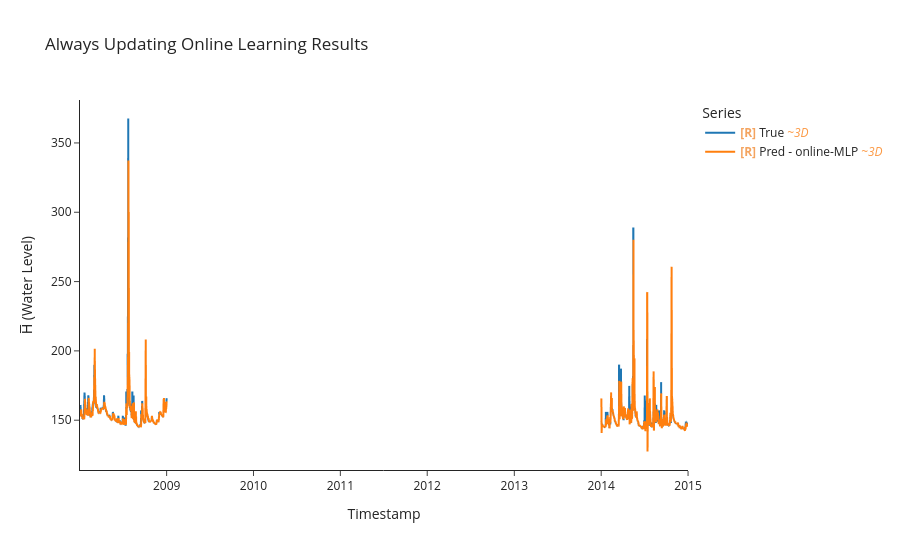

This figure's notebook cell:
### Markdown cell above
## Testing Always updating
See model behaviour if we allowed it to learn on the fly from the testing data.<br>
**conclusion**<br>
Model's performance metrics went up as we all model to optimize and generalize more. In contarst model ability to adapt in lowered.<br>
We need to investigate more about optimizers and the adaptability, generalization trade-off.

### Code cell
# Testing with always updating 
model, optimizer, criterion = build_mlp(LOOKBACK*N_FEATURES, HORIZON)
y_true, y_pred, time_indices, cutom_adam_batch_losses = uf.train_model_online(model, optimizer,criterion,
                                                                              test_ds, test_df,
                                                                              LOOKBACK, HORIZON, BATCH_SIZE)
#training results
uf.calculate_metrics_and_plot({"online-MLP": (y_true, y_pred, time_indices)}, 
                              plot_title="Always Updating Online Learning Results")

### Figure 1 — Plotly figure (JSON) as saved in the notebook; plotly's stock layout.template omitted (floating-point values rounded to 4 significant figures; data arrays with more than 128 entries replaced by an {"elided": "..."} marker saying what was removed)
{"data": [{"hovertemplate": "Legend=True<br>Timestamp=%{x}<br>H̅ (Water Level)=%{y}<extra></extra>", "legendgroup": "True", "line": {"color": "#1f77b4", "dash": "solid", "width": 2}, "marker": {"symbol": "circle"}, "mode": "lines", "name": "<b style=\"color:sandybrown\">[R]</b> True <i style=\"color:#fc9944\">~3D</i>", "showlegend": true, "type": "scattergl", "uid": "43092d9b-fb55-41f5-beb2-3c3d981cd6c2", "x": {"elided": "1001 str values"}, "xaxis": "x", "y": {"elided": "1001 float values"}, "yaxis": "y"}, {"hovertemplate": "Legend=Pred - online-MLP<br>Timestamp=%{x}<br>H̅ (Water Level)=%{y}<extra></extra>", "legendgroup": "Pred - online-MLP", "line": {"color": "#ff7f0e", "dash": "solid", "width": 2}, "marker": {"symbol": "circle"}, "mode": "lines", "name": "<b style=\"color:sandybrown\">[R]</b> Pred - online-MLP <i style=\"color:#fc9944\">~3D</i>", "showlegend": true, "type": "scattergl", "uid": "e3e6f923-89f2-4d5d-98ab-908bc3843a4e", "x": {"elided": "1001 str values"}, "xaxis": "x", "y": {"elided": "1001 float values"}, "yaxis": "y"}], "layout": {"height": 550, "legend": {"title": {"text": "Series"}, "tracegroupgap": 0}, "title": {"text": "Always Updating Online Learning Results"}, "xaxis": {"anchor": "y", "domain": [0, 1], "title": {"text": "Timestamp"}}, "yaxis": {"anchor": "x", "domain": [0, 1], "title": {"text": "H̅ (Water Level)"}}}}
